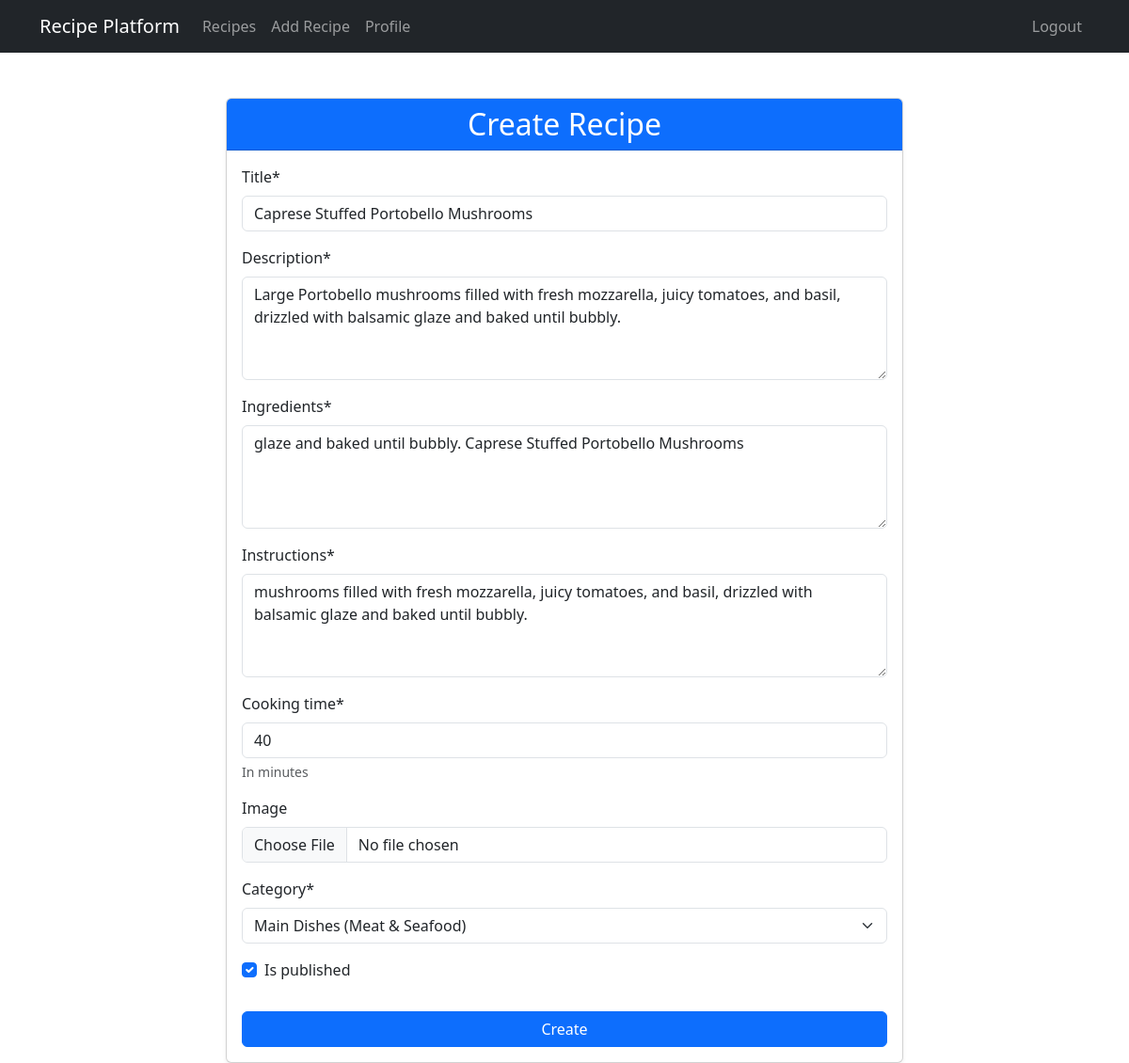
The app's page /recipe/10/edit/ (signed in) with its own data.
### recipes/models.py (models this page shows, shortened)
class Recipe(models.Model):
    title = models.CharField(max_length=200)
    description = models.TextField()
    ingredients = models.TextField()
    instructions = models.TextField()
    cooking_time = models.PositiveIntegerField(help_text="In minutes")
    image = models.ImageField(upload_to='recipes/', blank=True)
    created_at = models.DateTimeField(auto_now_add=True)
    updated_at = models.DateTimeField(auto_now=True)
    author = models.ForeignKey(User, on_delete=models.CASCADE)
    category = models.ForeignKey(Category, on_delete=models.CASCADE, related_name='recipes')
    is_published = models.BooleanField(default=False)

### recipes/views.py (the view)
# urls.py: path('recipe/<int:pk>/edit/', views.RecipeUpdateView.as_view(), name='recipe-update'),
class RecipeUpdateView(LoginRequiredMixin, UserPassesTestMixin, UpdateView):
    model = Recipe
    form_class = RecipeForm
    template_name = 'recipes/recipe_form.html'
    def test_func(self):
        recipe = self.get_object()
        return self.request.user == recipe.author

### recipes/forms.py (shortened to what this page needs)
class RecipeForm(forms.ModelForm):
    class Meta:
        model = Recipe
        fields = ['title', 'description', 'ingredients', 'instructions',
                  'cooking_time', 'image', 'category', 'is_published']
        widgets = {
            'ingredients': forms.Textarea(attrs={'rows': 5}),
            'instructions': forms.Textarea(attrs={'rows': 8}),
            'description': forms.Textarea(attrs={'class': 'form-control', 'rows': 4}),
            'ingredients': forms.Textarea(attrs={'class': 'form-control', 'rows': 4}),
            'instructions': forms.Textarea(attrs={'class': 'form-control', 'rows': 4}),
            'category': forms.Select(attrs={'class': 'form-control'}),
            'image': forms.FileInput(attrs={'class': 'form-control'}),
        }

### recipes/models.py (called while the page is built)
    def __str__(self):
        return self.name

### recipes/templates/recipes/recipe_form.html (shortened to what this page needs)
{% extends 'recipes/base.html' %}
{% load crispy_forms_tags %}
{% block content %}
<div class="container mt-5">
    <div class="row justify-content-center">
        <div class="col-md-8">
            <div class="card shadow-sm">
                <div class="card-header bg-primary text-white text-center">
                    <h2 class="mb-0">{{ view.action|default:"Create" }} Recipe</h2>
                </div>
                <div class="card-body">
                    <form method="post" enctype="multipart/form-data">
                        {{ form|crispy }}
                        <button type="submit" class="btn btn-primary w-100 mt-3">
                            {{ view.action|default:"Create" }}
                        </button>
                    </form>
                </div>
            </div>
        </div>
    </div>
</div>
{% endblock %}

### records on screen
Recipe: title "Caprese Stuffed Portobello Mushrooms", description "Large Portobello mushrooms filled with fresh mozzarella, juicy tomatoes, and basil, drizzled with balsamic glaze and baked until bubbly.", ingredients "glaze and baked until bubbly. Caprese Stuffed Portobello Mushrooms", instructions "mushrooms filled with fresh mozzarella, juicy tomatoes, and basil, drizzled with balsamic glaze and baked until bubbly.", cooking_time "40", category "Main Dishes (Meat & Seafood)", is_published "☑"

### other values on screen
{{ view.action|default:"Create" }} "Create"
